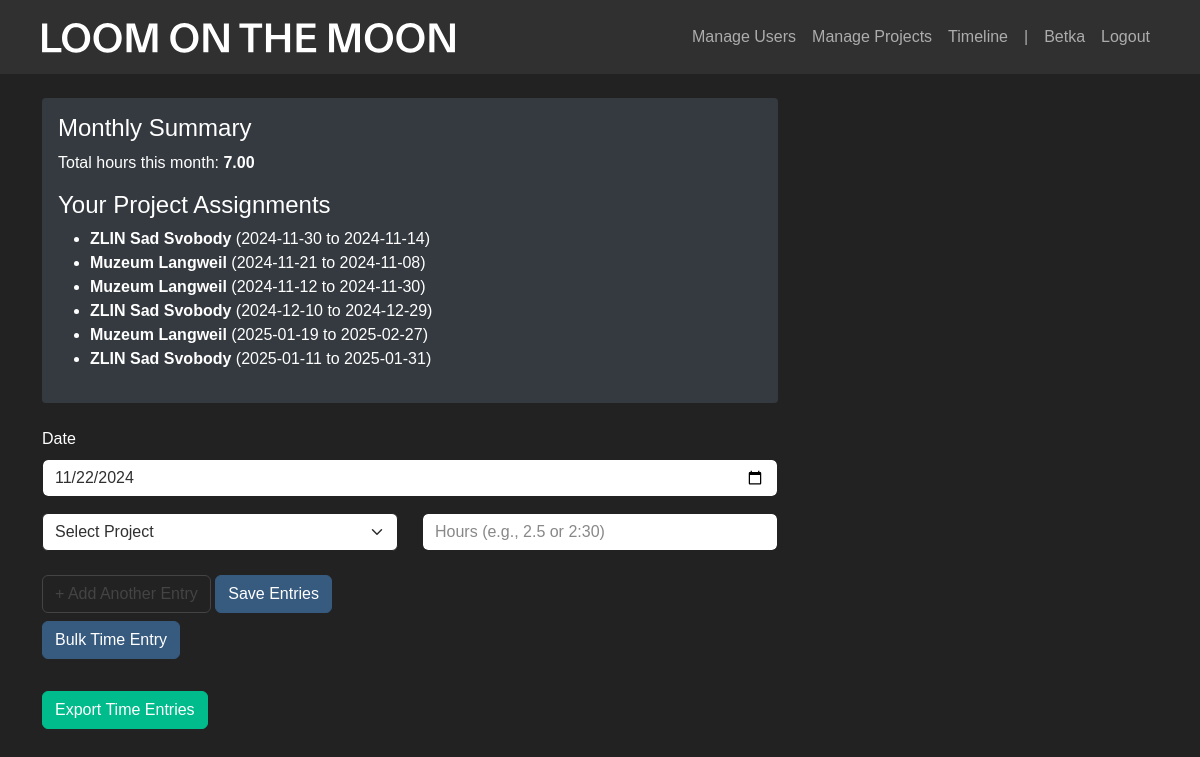
/ (signed in), run on an earlier commit of the app's database.
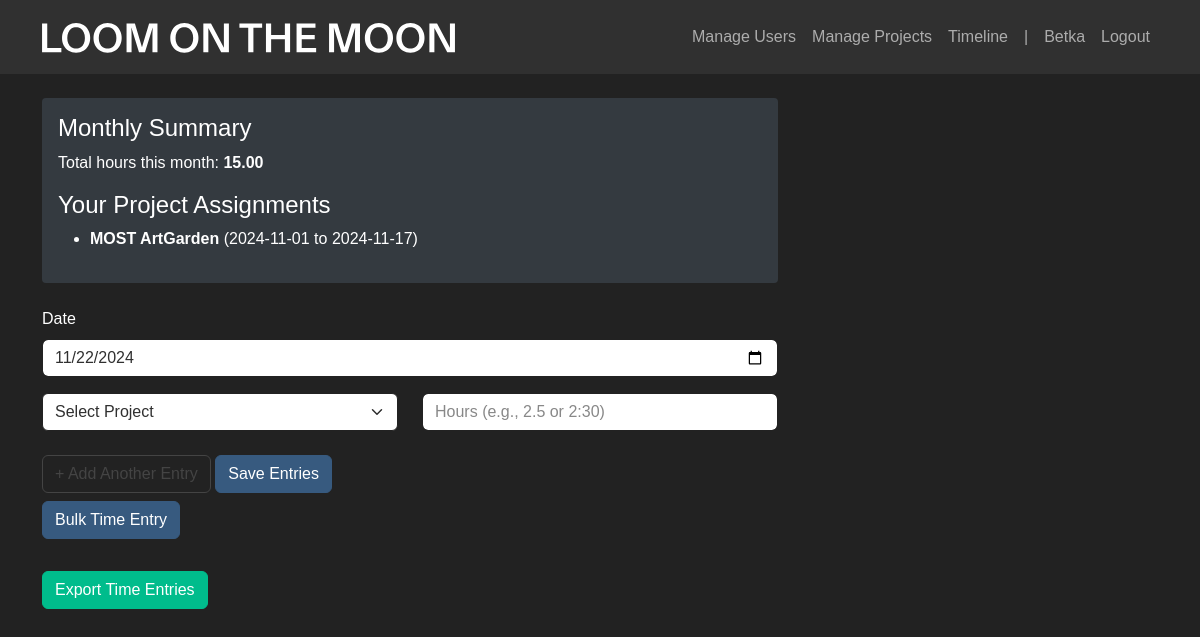
And on a later commit of the database.
### app/models.py (models this page shows)
class User(UserMixin, db.Model):
    id = db.Column(db.Integer, primary_key=True)
    username = db.Column(db.String(80), unique=True, nullable=False)
    password = db.Column(db.String(120), nullable=False)
    is_admin = db.Column(db.Boolean, default=False)
    is_active = db.Column(db.Boolean, default=True)  # New field
    time_entries = db.relationship('TimeEntry', backref='user', lazy=True)

class ProjectAssignment(db.Model):
    __tablename__ = 'project_assignment'
    id = db.Column(db.Integer, primary_key=True)
    user_id = db.Column(db.Integer, db.ForeignKey('user.id'), nullable=False)
    project_id = db.Column(db.Integer, db.ForeignKey('project.id'), nullable=False)
    start_date = db.Column(db.Date, nullable=False)
    end_date = db.Column(db.Date, nullable=False)
    user = db.relationship('User', backref=db.backref('assignments', cascade='all, delete-orphan'))
    project = db.relationship('Project', backref=db.backref('assignments', cascade='all, delete-orphan'))

class Project(db.Model):
    id = db.Column(db.Integer, primary_key=True)
    name = db.Column(db.String(100), unique=True, nullable=False)
    deadline = db.Column(db.Date, nullable=True)
    is_active = db.Column(db.Boolean, default=True)  # New field
    time_entries = db.relationship('TimeEntry', backref='project', lazy=True)

### app/main.py (the view)
@main.route('/')
@login_required
def index():
    if current_user.is_admin:
        projects = Project.query.all()
        users = User.query.all()
    else:
        projects = Project.query.filter_by(is_active=True).all()
        users = None
    current_month_hours = TimeEntry.query \
        .filter(TimeEntry.user_id == current_user.id) \
        .filter(extract('month', TimeEntry.date) == datetime.now().month) \
        .with_entities(func.sum(TimeEntry.hours)) \
        .scalar() or 0
    user_assignments = ProjectAssignment.query.filter_by(user_id=current_user.id).all()
    return render_template(
        'index.html',
        projects=projects,
        users=users,
        current_month_hours=current_month_hours,
        user_assignments=user_assignments
    )

### app/__init__.py (called while the page is built)
def create_app():
    app = Flask(__name__)
    app.config['SECRET_KEY'] = 'your-secret-key-here'  # Change this in production
    app.config['SQLALCHEMY_DATABASE_URI'] = 'sqlite:///timetracker.db'
    db.init_app(app)
    login_manager.init_app(app)
    login_manager.login_view = 'auth.login'
    migrate.init_app(app, db)
    from .models import User
    @login_manager.user_loader
    def load_user(user_id):
        return User.query.get(int(user_id))
    from .auth import auth as auth_blueprint
    from .main import main as main_blueprint
    app.register_blueprint(auth_blueprint)
    app.register_blueprint(main_blueprint)
    with app.app_context():
        db.create_all()
    return app

### app/templates/index.html (shortened to what this page needs)
{% extends "base.html" %}
{% block content %}
<div class="row">
    <div class="col-md-8">
        <div class="monthly-summary">
            <h4>Monthly Summary</h4>
            <p>Total hours this month: <strong>{{ "%.2f"|format(current_month_hours) }}</strong></p>
            <h4>Your Project Assignments</h4>
            <ul>
                {% for assignment in user_assignments %}
                <li>
                    <strong>{{ assignment.project.name }}</strong>
                    ({{ assignment.start_date.strftime('%Y-%m-%d') }} to {{ assignment.end_date.strftime('%Y-%m-%d') }})
                </li>
                {% else %}
                <li>No project assignments.</li>
                {% endfor %}
            </ul>
        </div>
        <form id="timeEntryForm">
            <div class="mb-3">
                <label for="entry-date" class="form-label">Date</label>
                <input type="date" class="form-control" id="entry-date" required>
            </div>
            <div id="entries-container">
                <div class="entry-row row">
                    <div class="col-md-6">
                        <select class="form-select project-select" required>
                            <option value="">Select Project</option>
                        </select>
                    </div>
                    <div class="col-md-6">
                        <input type="text" class="form-control hours-input"
                            placeholder="Hours (e.g., 2.5 or 2:30)" required>
                    </div>
                </div>
            </div>
            <button type="button" class="btn btn-outline-secondary add-entry-btn"
                    onclick="addEntryRow()">+ Add Another Entry</button>
            <button type="submit" class="btn btn-primary">Save Entries</button>
        </form>
        <a href="{{ url_for('main.bulk_entry') }}" class="btn btn-primary">Bulk Time Entry</a>
        <div>
            <div class="export-section">
                <button type="button" class="btn btn-success"
                        onclick="showExportModal()">Export Time Entries</button>
            </div>
        </div>
    </div>
</div>
{% endblock %}

### app/templates/base.html (shortened to what this page needs)
<!DOCTYPE html>
<html lang="en">
<head>
    <link rel="stylesheet" href="https://cdn.jsdelivr.net/npm/bootswatch@5.1.3/dist/darkly/bootstrap.min.css">
    <link rel="stylesheet" href="https://cdn.jsdelivr.net/npm/bootstrap-icons@1.7.2/font/bootstrap-icons.css">
</head>
<body>
    <nav class="navbar navbar-expand-lg navbar-dark bg-dark">
        <div class="container">
            <a class="navbar-brand" href="{{ url_for('main.index') }}">
                <img src="{{ url_for('static', filename='assets/loomonthemoon_logo.svg') }}" alt="Logo" height="30">
            </a>
            <div class="navbar-nav ms-auto">
                {% if current_user.is_authenticated %}
                {% if current_user.is_admin %}
                <li class="nav-item">
                    <a class="nav-link" href="{{ url_for('main.manage_users') }}">Manage Users</a>
                </li>
                <li class="nav-item">
                    <a class="nav-link" href="{{ url_for('main.manage_projects') }}">Manage Projects</a>
                </li>
                <li class="nav-item">
                    <a class="nav-link" href="{{ url_for('main.admin_timeline') }}">Timeline</a>
                </li>
                <li class="nav-item">
                    <a class="nav-link" href="#">|</a>
                </li>
                {% endif %}
                    <span class="nav-item nav-link">{{ current_user.username }}</span>
                    <a class="nav-item nav-link" href="{{ url_for('auth.logout') }}">Logout</a>
                {% endif %}
            </div>
        </div>
    </nav>
    <div class="container mt-4">
        {% block content %}{% endblock %}
    </div>
</body>
</html>

What changed in the data, as far as the page shows it:
removed ProjectAssignment: project.name "ZLIN Sad Svobody", start_date "2024-11-30", end_date "2024-11-14"
removed ProjectAssignment: project.name "Muzeum Langweil", start_date "2024-11-21", end_date "2024-11-08"
removed ProjectAssignment: project.name "Muzeum Langweil", start_date "2024-11-12", end_date "2024-11-30"
removed ProjectAssignment: project.name "ZLIN Sad Svobody", start_date "2024-12-10", end_date "2024-12-29"
removed ProjectAssignment: project.name "Muzeum Langweil", start_date "2025-01-19", end_date "2025-02-27"
removed ProjectAssignment: project.name "ZLIN Sad Svobody", start_date "2025-01-11", end_date "2025-01-31"
added ProjectAssignment: project.name "MOST ArtGarden", start_date "2024-11-01", end_date "2024-11-17"
Also different on the page:
{{ "%.2f"|format(current_month_hours) }}: "7.00" → "15.00"
